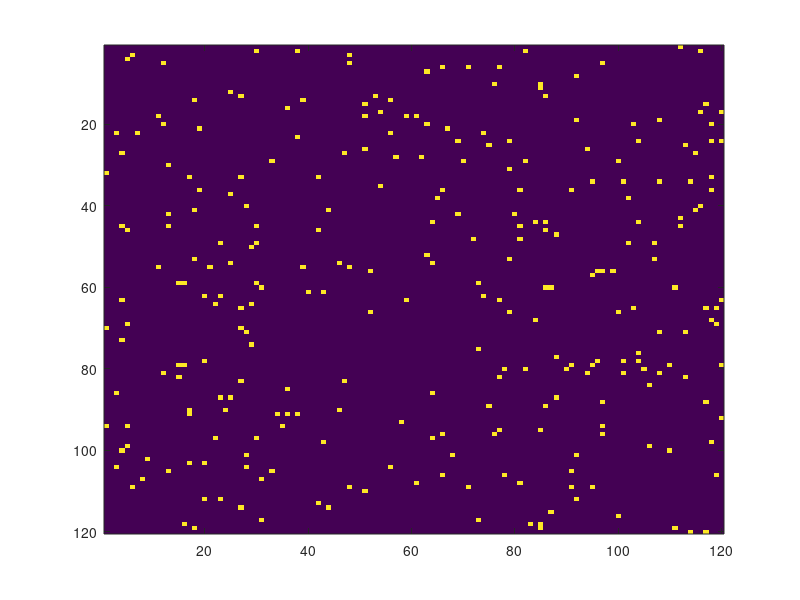

This figure's MATLAB source: (Note: this script raises an error after producing the figure.)
clear all;
%input grid number
n = 120;

I = zeros(n); %create grid

imagesc(I);
%{
I(50,50) = 1;
I(50,51) = 1;
I(60,40) = 1;
%}
%
%generate initial state
for i = 1:n
    for j = 1:n
        initial_state = rand;
        if initial_state < 0.02
            I(i,j) = 1;

        end
    end
end
%

imagesc(I); %plot
waitforbuttonpress;
%for tentime = 1:10
for t = 1:5000
    
    I = transit1(n,I);
    %waitforbuttonpress;
    imagesc(I)
    pause(0.25)
    %firecell(tentime, t) = 0;
    %for i = 1:n
      %  for j = 1:n
      %      if I(i,j) == 1
       %         firecell(tentime,t) = firecell(tentime,t) + 1;
       %     end
       % end
    end
    
    
%%end

%now do transit 





           



